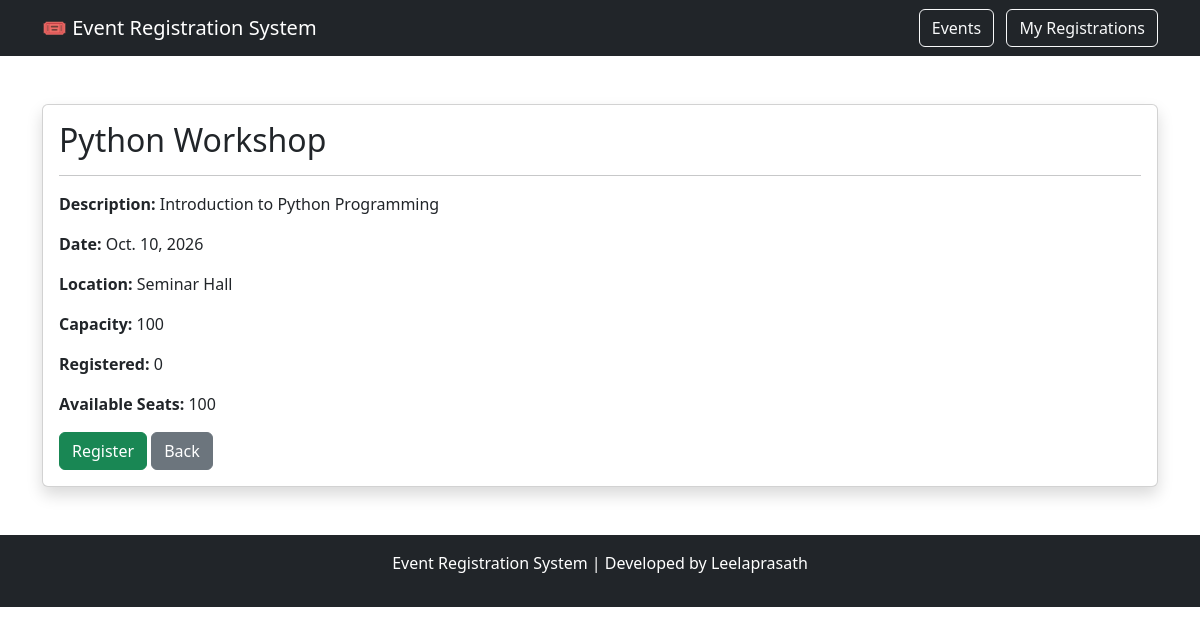
The page /events/1/ on the database as committed earlier.
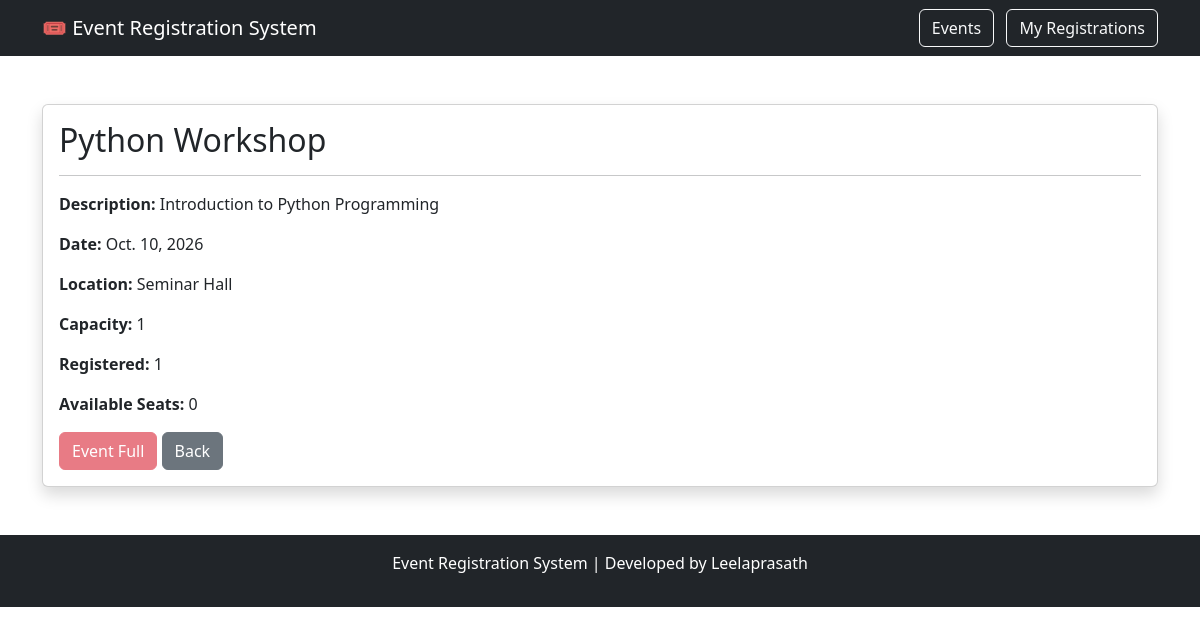
The same page on the database as committed later.
### events/models.py (models this page shows, shortened)
class Event(models.Model):
    title = models.CharField(max_length=200)
    description = models.TextField()
    date = models.DateField()
    location = models.CharField(max_length=200)
    capacity = models.IntegerField()
    organizer = models.CharField(max_length=100)

### events/views.py (the view)
def event_detail(request, event_id):
    event = get_object_or_404(
        Event,
        id=event_id
    )
    registered_count = Registration.objects.filter(
        event=event,
        status='Registered'
    ).count()
    available_seats = (
        event.capacity - registered_count
    )
    return render(
        request,
        'events/event_detail.html',
        {
            'event': event,
            'registered_count': registered_count,
            'available_seats': available_seats
        }
    )

### events/templates/events/event_detail.html (shortened to what this page needs)
<!DOCTYPE html>
<html>
<head>
    <link href="https://cdn.jsdelivr.net/npm/bootstrap@5.3.8/dist/css/bootstrap.min.css" rel="stylesheet">
</head>
<nav class="navbar navbar-expand-lg navbar-dark bg-dark">
    <div class="container">
        <a class="navbar-brand">
    🎟️ Event Registration System
</a>
        <div>
            <a
                href="/events/"
                class="btn btn-outline-light me-2"
            >
                Events
            </a>
            <a
                href="/events/my-registrations/"
                class="btn btn-outline-light"
            >
                My Registrations
            </a>
        </div>
    </div>
</nav>
<body>
<div class="container mt-5">
    <div class="card shadow">
        <div class="card-body">
            <h2 class="card-title">
                {{ event.title }}
            </h2>
            <hr>
            <p>
                <strong>Description:</strong>
                {{ event.description }}
            </p>
            <p>
                <strong>Date:</strong>
                {{ event.date }}
            </p>
            <p>
                <strong>Location:</strong>
                {{ event.location }}
            </p>
            <p>
                <strong>Capacity:</strong>
                {{ event.capacity }}
            </p>
            <p>
                <strong>Registered:</strong>
                {{ registered_count }}
            </p>
            <p>
                <strong>Available Seats:</strong>
                {{ available_seats }}
            </p>
            {% if available_seats > 0 %}
            <a
                href="/events/register/{{ event.id }}/"
                class="btn btn-success"
            >
                Register
            </a>
            {% else %}
            <button
                class="btn btn-danger"
                disabled
            >
                Event Full
            </button>
            {% endif %}
            <a
                href="/events/"
                class="btn btn-secondary"
            >
                Back
            </a>
        </div>
    </div>
</div>
</body>
<footer class="bg-dark text-white text-center p-3 mt-5">
    <p>
        Event Registration System |
        Developed by Leelaprasath
    </p>
</footer>
</html>

Rows that differ between the two databases and show on the page:
changed Event "Python Workshop": capacity "100" → "1"
Other text that changed with them:
{{ registered_count }}: "0" → "1"
{{ available_seats }}: "100" → "0"
text no longer shown: "Register"
text now shown: "Event Full"
